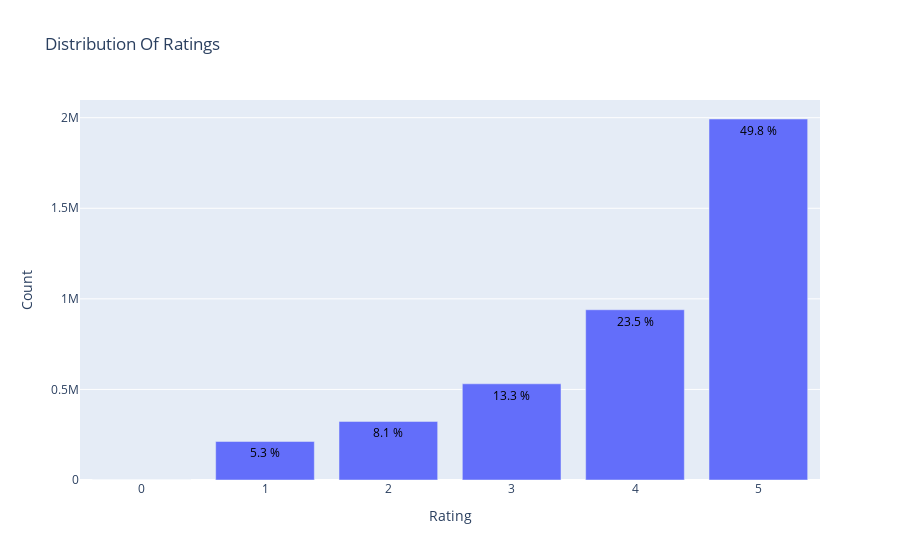

Notebook source saved alongside this figure:
### Markdown cell above
#   Ratings Distribution

### Code cell
from plotly.offline import init_notebook_mode, plot, iplot
import plotly.graph_objs as go
init_notebook_mode(connected=True)

data = init_reviews.rating.value_counts().sort_index(ascending=True)
trace = go.Bar(x = data.index,
               text = ['{:.1f} %'.format(val) for val in (data.values / len(reviewsdata) * 100)],
               textposition = 'auto',
               textfont = dict(color = '#000000'),
               y = data.values,
               )
# Create layout
layout = dict(title = 'Distribution Of Ratings',
              xaxis = dict(title = 'Rating'),
              yaxis = dict(title = 'Count'))
# Create plot
fig = go.Figure(data=[trace], layout=layout)
iplot(fig)

### Figure 1 — Plotly figure (JSON) as saved in the notebook; plotly's stock layout.template omitted (floating-point values rounded to 4 significant figures)
{"data": [{"text": ["0.0 %", "5.3 %", "8.1 %", "13.3 %", "23.5 %", "49.8 %"], "textfont": {"color": "#000000"}, "textposition": "auto", "type": "bar", "x": [0, 1, 2, 3, 4, 5], "y": [20, 212763, 323446, 531088, 939824, 1992859]}], "layout": {"title": {"text": "Distribution Of Ratings"}, "xaxis": {"title": {"text": "Rating"}}, "yaxis": {"title": {"text": "Count"}}}}
